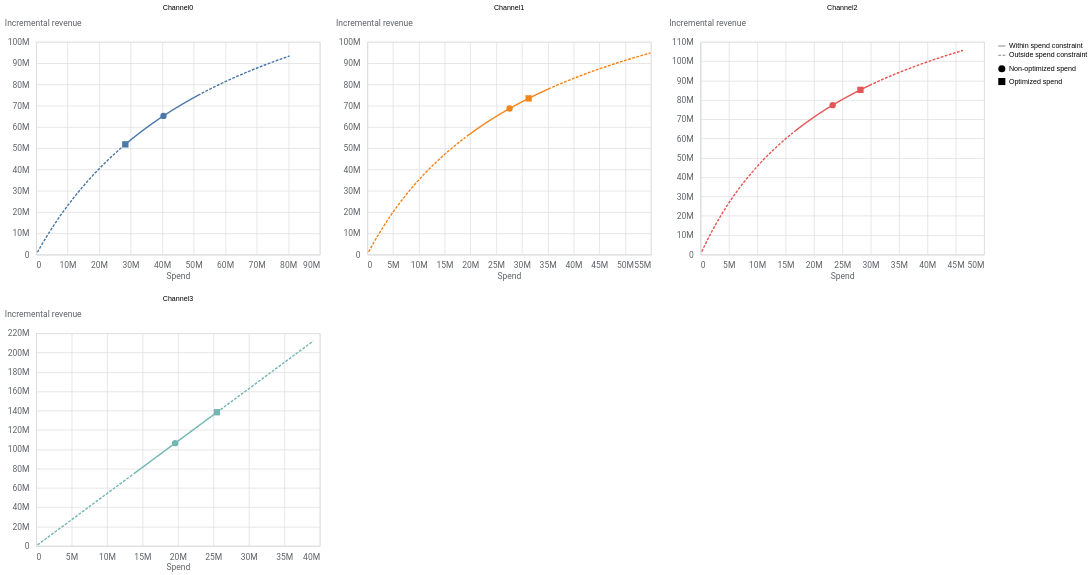
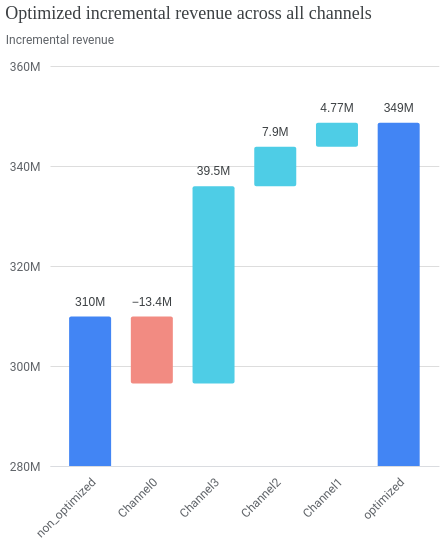
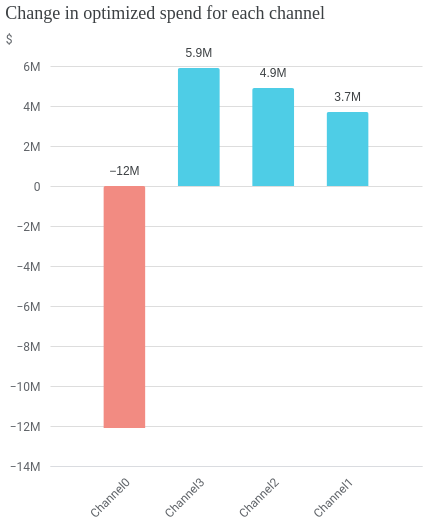

Notebook code cell kept with these figures, in order:
### Code cell
display(opt_results.plot_response_curves())
display(opt_results.plot_incremental_outcome_delta())
display(opt_results.plot_spend_delta())

### Figure 1 — Vega-Lite specification as saved in the notebook (floating-point values rounded to 4 significant figures; data arrays with more than 128 entries replaced by an {"elided": "..."} marker saying what was removed)
{"config": {"view": {"continuousWidth": 300, "continuousHeight": 300}, "axis": {"labelColor": "#5F6368", "labelFont": "Roboto", "labelFontSize": 12, "titleColor": "#5F6368", "titleFont": "Roboto", "titleFontSize": 12, "titleFontWeight": "normal"}}, "data": {"name": "data-8bb47eb8db87f841cc9a0fb37e8b37d9"}, "facet": {"field": "channel", "sort": null, "title": null, "type": "nominal"}, "spec": {"layer": [{"mark": {"type": "line", "strokeDash": [4, 2]}, "encoding": {"color": {"field": "channel", "legend": null, "type": "nominal"}, "x": {"axis": {"domainColor": "#DADCE0", "labelExpr": "replace(format(datum.value, '.3~s'), 'G', 'B')", "labelPadding": 10, "ticks": false}, "field": "spend", "title": "Spend", "type": "quantitative"}, "y": {"axis": {"domainColor": "#DADCE0", "labelExpr": "replace(format(datum.value, '.3~s'), 'G', 'B')", "labelPadding": 10, "ticks": false, "titleAlign": "left", "titleAngle": 0, "titleY": -20}, "field": "mean", "title": "Incremental revenue", "type": "quantitative"}}, "transform": [{"calculate": "datum.spend_multiplier >= datum.lower_bound && datum.spend_multiplier <= datum.upper_bound ? \"Within spend constraint\" : \"Outside spend constraint\"", "as": "spend_constraint"}, {"filter": "(datum.spend_multiplier && (datum.spend_multiplier <= datum.lower_bound))"}]}, {"mark": {"type": "line"}, "encoding": {"color": {"field": "channel", "legend": null, "type": "nominal"}, "strokeDash": {"field": "spend_constraint", "legend": {"title": null}, "sort": "descending", "type": "nominal"}, "x": {"axis": {"domainColor": "#DADCE0", "labelExpr": "replace(format(datum.value, '.3~s'), 'G', 'B')", "labelPadding": 10, "ticks": false}, "field": "spend", "title": "Spend", "type": "quantitative"}, "y": {"axis": {"domainColor": "#DADCE0", "labelExpr": "replace(format(datum.value, '.3~s'), 'G', 'B')", "labelPadding": 10, "ticks": false, "titleAlign": "left", "titleAngle": 0, "titleY": -20}, "field": "mean", "title": "Incremental revenue", "type": "quantitative"}}, "transform": [{"calculate": "datum.spend_multiplier >= datum.lower_bound && datum.spend_multiplier <= datum.upper_bound ? \"Within spend constraint\" : \"Outside spend constraint\"", "as": "spend_constraint"}, {"filter": "(datum.spend_multiplier && (datum.spend_multiplier >= datum.lower_bound))"}]}, {"mark": {"type": "point", "filled": true, "opacity": 1, "size": 80, "tooltip": true}, "encoding": {"color": {"field": "channel", "legend": null, "type": "nominal"}, "shape": {"field": "spend_level", "legend": {"title": null}, "type": "nominal"}, "x": {"axis": {"domainColor": "#DADCE0", "labelExpr": "replace(format(datum.value, '.3~s'), 'G', 'B')", "labelPadding": 10, "ticks": false}, "field": "spend", "title": "Spend", "type": "quantitative"}, "y": {"axis": {"domainColor": "#DADCE0", "labelExpr": "replace(format(datum.value, '.3~s'), 'G', 'B')", "labelPadding": 10, "ticks": false, "titleAlign": "left", "titleAngle": 0, "titleY": -20}, "field": "mean", "title": "Incremental revenue", "type": "quantitative"}}, "transform": [{"calculate": "datum.spend_multiplier >= datum.lower_bound && datum.spend_multiplier <= datum.upper_bound ? \"Within spend constraint\" : \"Outside spend constraint\"", "as": "spend_constraint"}, {"filter": "datum.spend_level"}]}], "width": 400}, "columns": 3, "resolve": {"scale": {"x": "independent", "y": "independent"}}, "$schema": "https://vega.github.io/schema/vega-lite/v5.20.1.json", "datasets": {"data-8bb47eb8db87f841cc9a0fb37e8b37d9": {"elided": "808 records"}}}

### Figure 2 — Vega-Lite specification as saved in the notebook (floating-point values rounded to 4 significant figures)
{"config": {"view": {"continuousWidth": 300, "continuousHeight": 300, "strokeOpacity": 0}, "axis": {"labelColor": "#5F6368", "labelFont": "Roboto", "labelFontSize": 12, "titleColor": "#5F6368", "titleFont": "Roboto", "titleFontSize": 12, "titleFontWeight": "normal"}}, "layer": [{"mark": {"type": "bar", "clip": true, "cornerRadius": 2, "size": 42}, "encoding": {"color": {"condition": [{"test": "datum.channel === 'non_optimized' || datum.channel === 'optimized'", "value": "#4285F4"}, {"test": "datum.incremental_outcome < 0", "value": "#F28B82"}], "value": "#4ECDE6"}, "tooltip": [{"field": "channel", "type": "nominal"}, {"field": "incremental_outcome", "type": "quantitative"}], "x": {"axis": {"domainColor": "#DADCE0", "labelAngle": -45, "labelPadding": 10, "ticks": false}, "field": "channel", "scale": {"paddingOuter": 0.2}, "sort": null, "title": null, "type": "nominal"}, "y": {"axis": {"domain": false, "labelExpr": "replace(format(datum.value, '.3~s'), 'G', 'B')", "labelPadding": 10, "tickCount": 5, "ticks": false, "title": "Incremental revenue", "titleAlign": "left", "titleAngle": 0, "titleY": -20}, "field": "prev_sum", "scale": {"domain": [286500000.0, 358600000.0]}, "type": "quantitative"}, "y2": {"field": "sum_outcome"}}, "transform": [{"window": [{"op": "sum", "field": "incremental_outcome", "as": "sum_outcome"}, {"op": "lead", "field": "channel", "as": "lead_channel"}]}, {"calculate": "datum.lead_channel === null ? datum.channel : datum.lead_channel", "as": "calc_lead"}, {"calculate": "datum.channel === 'optimized' ? 0 : datum.sum_outcome - datum.incremental_outcome", "as": "prev_sum"}, {"calculate": "datum.channel === 'optimized' ? replace(format(datum.sum_outcome, '.3~s'), 'G', 'B') : replace(format(datum.incremental_outcome, '.3~s'), 'G', 'B')", "as": "calc_amount"}, {"calculate": "datum.sum_outcome < datum.prev_sum ? datum.prev_sum : datum.sum_outcome", "as": "text_y"}]}, {"mark": {"type": "text", "baseline": "top", "color": "#3C4043", "dy": -20, "fontSize": 12}, "encoding": {"text": {"field": "calc_amount", "type": "nominal"}, "x": {"axis": {"domainColor": "#DADCE0", "labelAngle": -45, "labelPadding": 10, "ticks": false}, "field": "channel", "scale": {"paddingOuter": 0.2}, "sort": null, "title": null, "type": "nominal"}, "y": {"field": "text_y", "type": "quantitative"}}, "transform": [{"window": [{"op": "sum", "field": "incremental_outcome", "as": "sum_outcome"}, {"op": "lead", "field": "channel", "as": "lead_channel"}]}, {"calculate": "datum.lead_channel === null ? datum.channel : datum.lead_channel", "as": "calc_lead"}, {"calculate": "datum.channel === 'optimized' ? 0 : datum.sum_outcome - datum.incremental_outcome", "as": "prev_sum"}, {"calculate": "datum.channel === 'optimized' ? replace(format(datum.sum_outcome, '.3~s'), 'G', 'B') : replace(format(datum.incremental_outcome, '.3~s'), 'G', 'B')", "as": "calc_amount"}, {"calculate": "datum.sum_outcome < datum.prev_sum ? datum.prev_sum : datum.sum_outcome", "as": "text_y"}]}], "data": {"name": "data-f01c0972731dcff15ba1f758460947ed"}, "height": 400, "title": {"text": "Optimized incremental revenue across all channels", "anchor": "start", "color": "#3C4043", "font": "Google Sans Display", "fontSize": 18, "fontWeight": "normal", "offset": 10}, "width": 388.8, "$schema": "https://vega.github.io/schema/vega-lite/v5.20.1.json", "datasets": {"data-f01c0972731dcff15ba1f758460947ed": [{"channel": "non_optimized", "incremental_outcome": 309900000.0}, {"channel": "Channel0", "incremental_outcome": -13390000.0}, {"channel": "Channel3", "incremental_outcome": 39460000.0}, {"channel": "Channel2", "incremental_outcome": 7898000.0}, {"channel": "Channel1", "incremental_outcome": 4770000.0}, {"channel": "optimized", "incremental_outcome": 0.0}]}}

### Figure 3 — Vega-Lite specification as saved in the notebook (floating-point values rounded to 4 significant figures)
{"config": {"view": {"continuousWidth": 300, "continuousHeight": 300, "stroke": null}, "axis": {"labelColor": "#5F6368", "labelFont": "Roboto", "labelFontSize": 12, "titleColor": "#5F6368", "titleFont": "Roboto", "titleFontSize": 12, "titleFontWeight": "normal"}}, "layer": [{"mark": {"type": "bar", "cornerRadiusEnd": 2, "size": 42, "tooltip": true}, "encoding": {"color": {"condition": {"test": "(datum.spend > 0)", "value": "#4ECDE6"}, "value": "#F28B82"}, "x": {"axis": {"domainColor": "#DADCE0", "labelAngle": -45, "labelPadding": 10, "ticks": false, "title": null}, "field": "channel", "scale": {"padding": 42}, "sort": null, "type": "nominal"}, "y": {"axis": {"domain": false, "domainColor": "#DADCE0", "labelExpr": "replace(format(datum.value, '.3~s'), 'G', 'B')", "labelPadding": 10, "ticks": false, "title": "$", "titleAlign": "left", "titleAngle": 0, "titleY": -20}, "field": "spend", "type": "quantitative"}}, "transform": [{"calculate": "replace(format(datum.spend, '.2~s'), 'G', 'B')", "as": "text_value"}, {"calculate": "datum.spend < 0 ? 0 : datum.spend", "as": "text_y"}]}, {"mark": {"type": "text", "baseline": "top", "color": "#3C4043", "dy": -20, "fontSize": 12}, "encoding": {"text": {"field": "text_value", "type": "nominal"}, "x": {"axis": {"domainColor": "#DADCE0", "labelAngle": -45, "labelPadding": 10, "ticks": false, "title": null}, "field": "channel", "scale": {"padding": 42}, "sort": null, "type": "nominal"}, "y": {"field": "text_y", "type": "quantitative"}}, "transform": [{"calculate": "replace(format(datum.spend, '.2~s'), 'G', 'B')", "as": "text_value"}, {"calculate": "datum.spend < 0 ? 0 : datum.spend", "as": "text_y"}]}], "data": {"name": "data-f2e4f860934dd477010f58178a7a7828"}, "height": 400, "title": {"text": "Change in optimized spend for each channel", "anchor": "start", "color": "#3C4043", "font": "Google Sans Display", "fontSize": 18, "fontWeight": "normal", "offset": 10}, "width": 372, "$schema": "https://vega.github.io/schema/vega-lite/v5.20.1.json", "datasets": {"data-f2e4f860934dd477010f58178a7a7828": [{"channel": "Channel0", "spend": -12100000}, {"channel": "Channel3", "spend": 5900000}, {"channel": "Channel2", "spend": 4900000}, {"channel": "Channel1", "spend": 3700000}]}}
